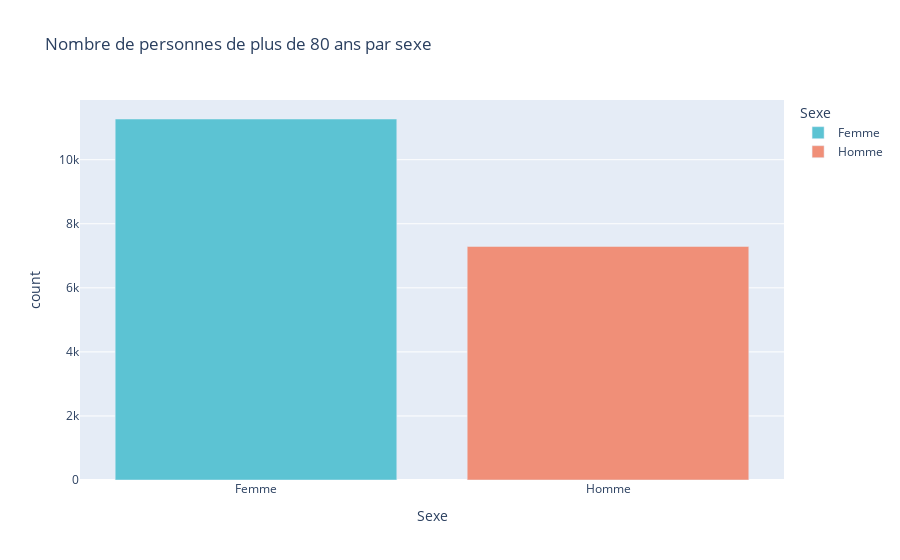

Notebook code for this chart:
### Code cell
# Filtrer les personnes de plus de 80 ans
age80_plus = df_train[df_train['_AGE80'] >= 80]

# Compter par sexe
age80_sex_counts = age80_plus['SEXVAR'].value_counts().reset_index()
age80_sex_counts.columns = ['SEXVAR', 'count']
age80_sex_counts['Sexe'] = age80_sex_counts['SEXVAR'].map(sex_labels)

import plotly.express as px

fig_age80_sex = px.bar(
    age80_sex_counts,
    x='Sexe',
    y='count',
    color='Sexe',
    color_discrete_sequence=plotly_colors[:2],
    title="Nombre de personnes de plus de 80 ans par sexe"
)
fig_age80_sex.show()

### Figure 1 — Plotly figure (JSON) as saved in the notebook; plotly's stock layout.template omitted (floating-point values rounded to 4 significant figures)
{"data": [{"hovertemplate": "Sexe=%{x}<br>count=%{y}<extra></extra>", "legendgroup": "Femme", "marker": {"color": "#5cc3d3", "pattern": {"shape": ""}}, "name": "Femme", "orientation": "v", "showlegend": true, "textposition": "auto", "type": "bar", "x": ["Femme"], "xaxis": "x", "y": [11271], "yaxis": "y"}, {"hovertemplate": "Sexe=%{x}<br>count=%{y}<extra></extra>", "legendgroup": "Homme", "marker": {"color": "#f08f78", "pattern": {"shape": ""}}, "name": "Homme", "orientation": "v", "showlegend": true, "textposition": "auto", "type": "bar", "x": ["Homme"], "xaxis": "x", "y": [7292], "yaxis": "y"}], "layout": {"barmode": "relative", "legend": {"title": {"text": "Sexe"}, "tracegroupgap": 0}, "title": {"text": "Nombre de personnes de plus de 80 ans par sexe"}, "xaxis": {"anchor": "y", "categoryarray": ["Femme", "Homme"], "categoryorder": "array", "domain": [0, 1], "title": {"text": "Sexe"}}, "yaxis": {"anchor": "x", "domain": [0, 1], "title": {"text": "count"}}}}
